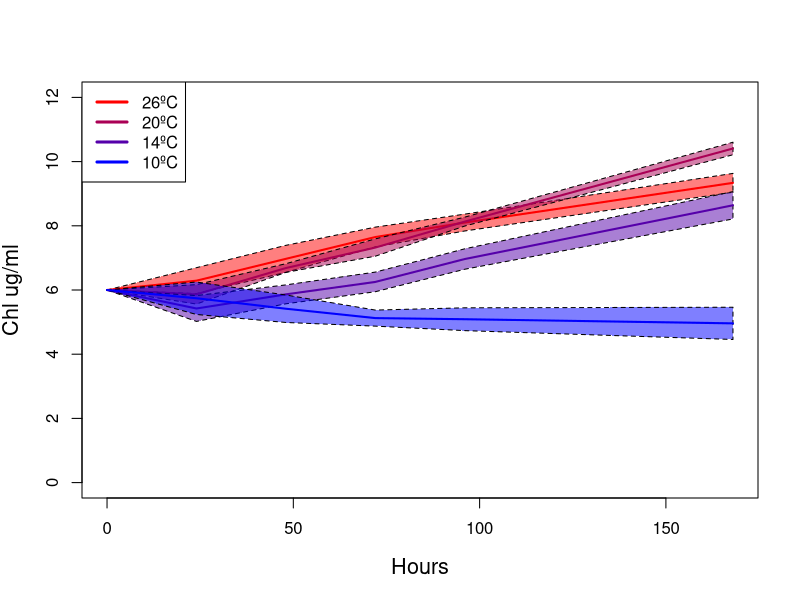

Here is the R script that generated this plot:
## load data
temp.data <- read.table(file="temperature_growth_data.tsv",header=T, sep="\t")

head(temp.data)

##temp 10
t10.0 <- temp.data$temp10[temp.data$Time == 0]
t10.24 <- temp.data$temp10[temp.data$Time == 24]
t10.48 <- temp.data$temp10[temp.data$Time == 48]
t10.72 <- temp.data$temp10[temp.data$Time == 72]
t10.96 <- temp.data$temp10[temp.data$Time == 96]
t10.168 <- temp.data$temp10[temp.data$Time == 168]

t10.mean <- c(mean(t10.0),
              mean(t10.24),
              mean(t10.48),
              mean(t10.72),
              mean(t10.96),
              mean(t10.168))

t10.sd <- c(sd(t10.0),
            sd(t10.24),
            sd(t10.48),
            sd(t10.72),
            sd(t10.96),
            sd(t10.168))

##temp 14
t14.0 <- temp.data$temp14[temp.data$Time == 0]
t14.24 <- temp.data$temp14[temp.data$Time == 24]
t14.48 <- temp.data$temp14[temp.data$Time == 48]
t14.72 <- temp.data$temp14[temp.data$Time == 72]
t14.96 <- temp.data$temp14[temp.data$Time == 96]
t14.168 <- temp.data$temp14[temp.data$Time == 168]

t14.mean <- c(mean(t14.0),
              mean(t14.24),
              mean(t14.48),
              mean(t14.72),
              mean(t14.96),
              mean(t14.168))

t14.sd <- c(sd(t14.0),
            sd(t14.24),
            sd(t14.48),
            sd(t14.72),
            sd(t14.96),
            sd(t14.168))

##temp 20
t20.0 <- temp.data$temp20[temp.data$Time == 0]
t20.24 <- temp.data$temp20[temp.data$Time == 24]
t20.48 <- temp.data$temp20[temp.data$Time == 48]
t20.72 <- temp.data$temp20[temp.data$Time == 72]
t20.96 <- temp.data$temp20[temp.data$Time == 96]
t20.168 <- temp.data$temp20[temp.data$Time == 168]

t20.mean <- c(mean(t20.0),
              mean(t20.24),
              mean(t20.48),
              mean(t20.72),
              mean(t20.96),
              mean(t20.168))

t20.sd <- c(sd(t20.0),
            sd(t20.24),
            sd(t20.48),
            sd(t20.72),
            sd(t20.96),
            sd(t20.168))

##temp 24
t24.0 <- temp.data$temp24[temp.data$Time == 0]
t24.24 <- temp.data$temp24[temp.data$Time == 24]
t24.48 <- temp.data$temp24[temp.data$Time == 48]
t24.72 <- temp.data$temp24[temp.data$Time == 72]
t24.96 <- temp.data$temp24[temp.data$Time == 96]
t24.168 <- temp.data$temp24[temp.data$Time == 168]

t24.mean <- c(mean(t24.0),
              mean(t24.24),
              mean(t24.48),
              mean(t24.72),
              mean(t24.96),
              mean(t24.168))

t24.sd <- c(sd(t24.0),
            sd(t24.24),
            sd(t24.48),
            sd(t24.72),
            sd(t24.96),
            sd(t24.168))


##temp 26
t26.0 <- temp.data$temp26[temp.data$Time == 0]
t26.24 <- temp.data$temp26[temp.data$Time == 24]
t26.48 <- temp.data$temp26[temp.data$Time == 48]
t26.72 <- temp.data$temp26[temp.data$Time == 72]
t26.96 <- temp.data$temp26[temp.data$Time == 96]
t26.168 <- temp.data$temp26[temp.data$Time == 168]

t26.mean <- c(mean(t26.0),
              mean(t26.24),
              mean(t26.48),
              mean(t26.72),
              mean(t26.96),
              mean(t26.168))

t26.sd <- c(sd(t26.0),
            sd(t26.24),
            sd(t26.48),
            sd(t26.72),
            sd(t26.96),
            sd(t26.168))

time <- c(0,24,48,72,96,168)
jpeg(filename = "o_tauri_temp_growth_curves.jpeg",width = 470,height = 450)
plot(x = time,y=t20.mean,type = "l",lwd=2,ylim=c(0,12),col="white",xlab="Hours",ylab="Chl ug/ml",cex.lab=1.3)

polygon(x=c(time,rev(time)),
        y=c(t26.mean + t26.sd,rev(t26.mean - t26.sd)), lty="dashed",
        col = adjustcolor(colorRampPalette(c("blue", "red"))(4)[4], 
                          alpha.f=0.5))
lines(x=time, y=t26.mean, type="l",lwd=2,col=colorRampPalette(c("blue", "red"))(4)[4])


polygon(x=c(time,rev(time)),
        y=c(t20.mean + t20.sd,rev(t20.mean - t20.sd)), lty="dashed",
        col = adjustcolor(colorRampPalette(c("blue", "red"))(4)[3], 
                          alpha.f=0.5))
lines(x=time, y=t20.mean, type="l",lwd=2,col=colorRampPalette(c("blue", "red"))(4)[3])


polygon(x=c(time,rev(time)),
        y=c(t14.mean + t14.sd,rev(t14.mean - t14.sd)), lty="dashed",
        col = adjustcolor(colorRampPalette(c("blue", "red"))(4)[2], 
                          alpha.f=0.5))
lines(x=time, y=t14.mean, type="l",lwd=2,col=colorRampPalette(c("blue", "red"))(4)[2])

polygon(x=c(time,rev(time)),
        y=c(t10.mean + t10.sd,rev(t10.mean - t10.sd)), lty="dashed",
        col = adjustcolor(colorRampPalette(c("blue", "red"))(4)[1], 
                          alpha.f=0.5))
lines(x=time, y=t10.mean, type="l",lwd=2,col=colorRampPalette(c("blue", "red"))(4)[1])

legend("topleft",border = NA,legend = c("26ºC","20ºC","14ºC","10ºC"),lwd=3, col = rev(colorRampPalette(c("blue", "red"))(4)))
dev.off()
